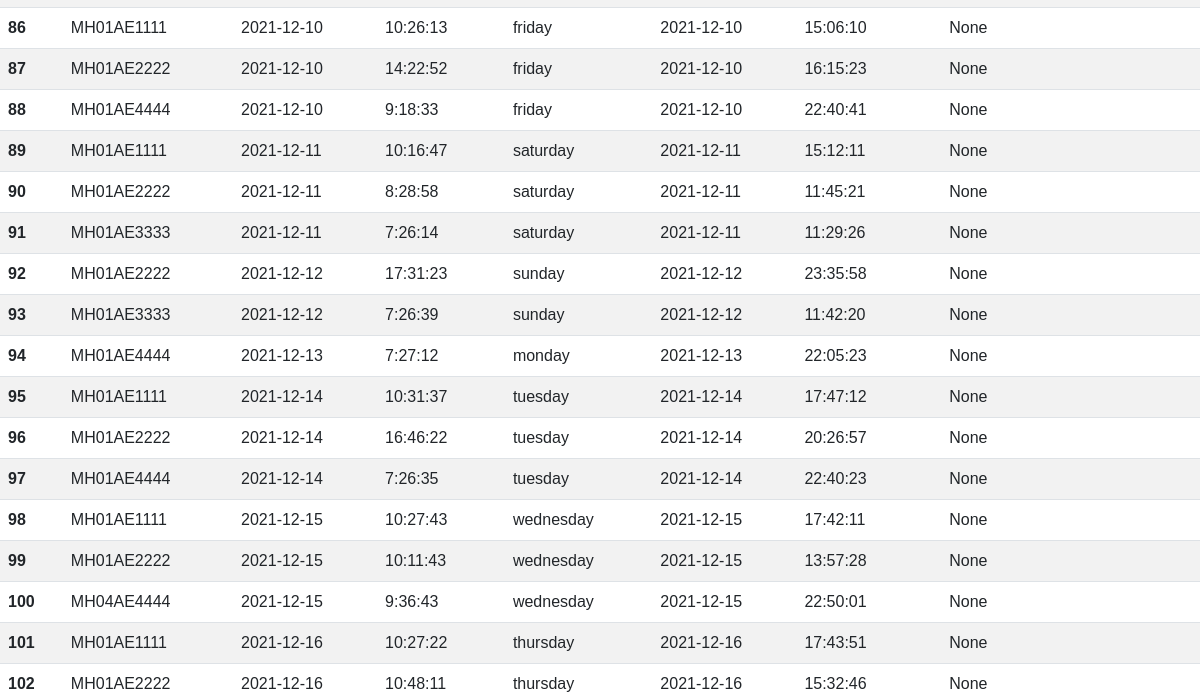
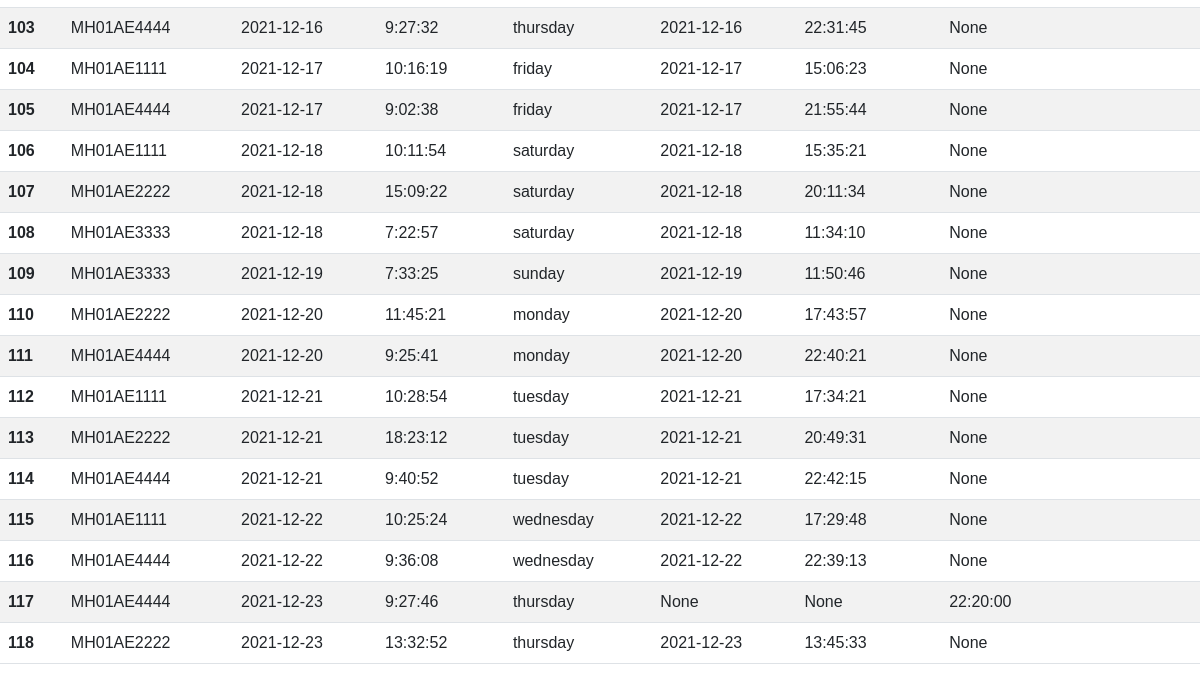
/logs (lower part), run on an earlier commit of the app's database (2 pictures, top to bottom).
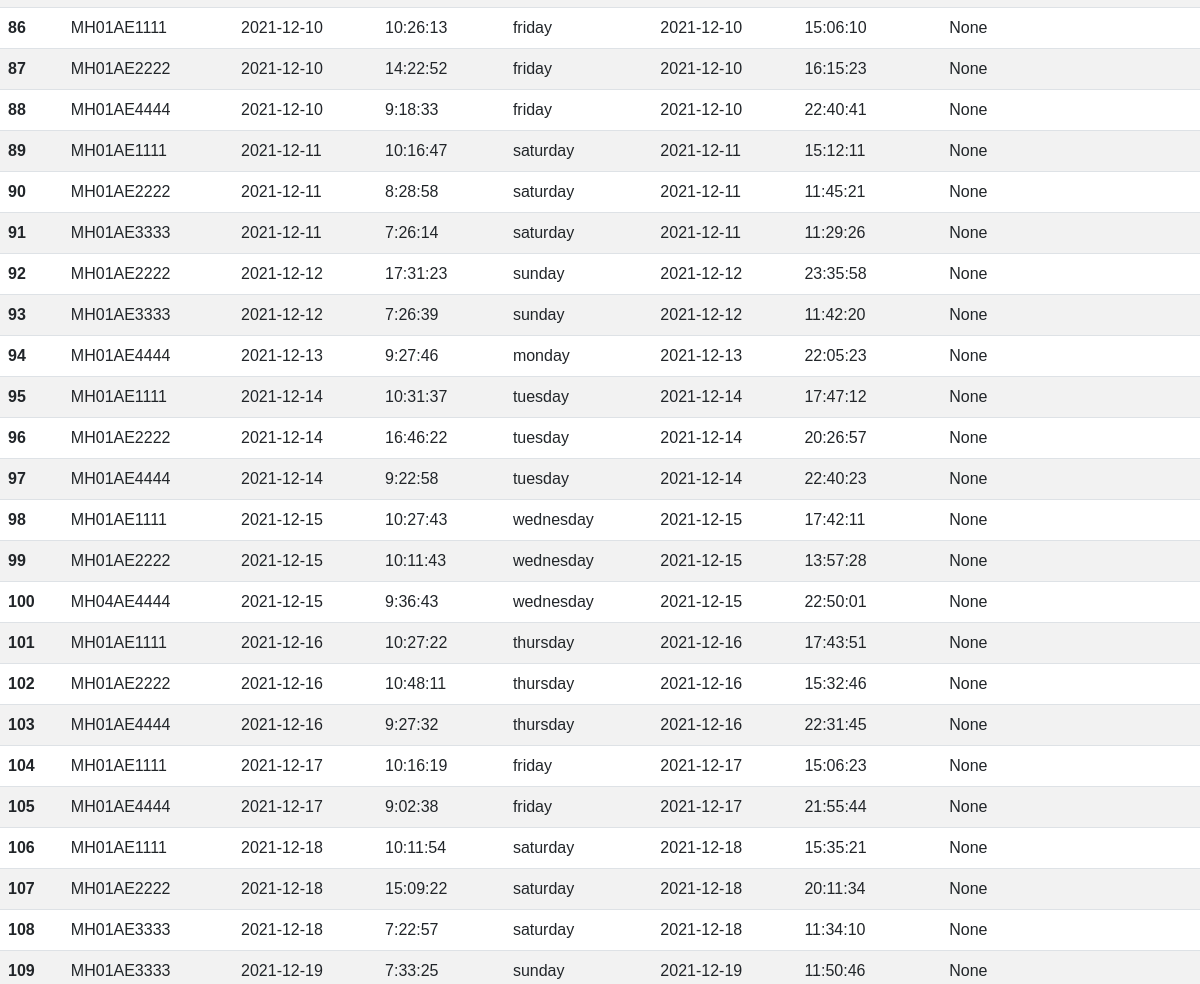
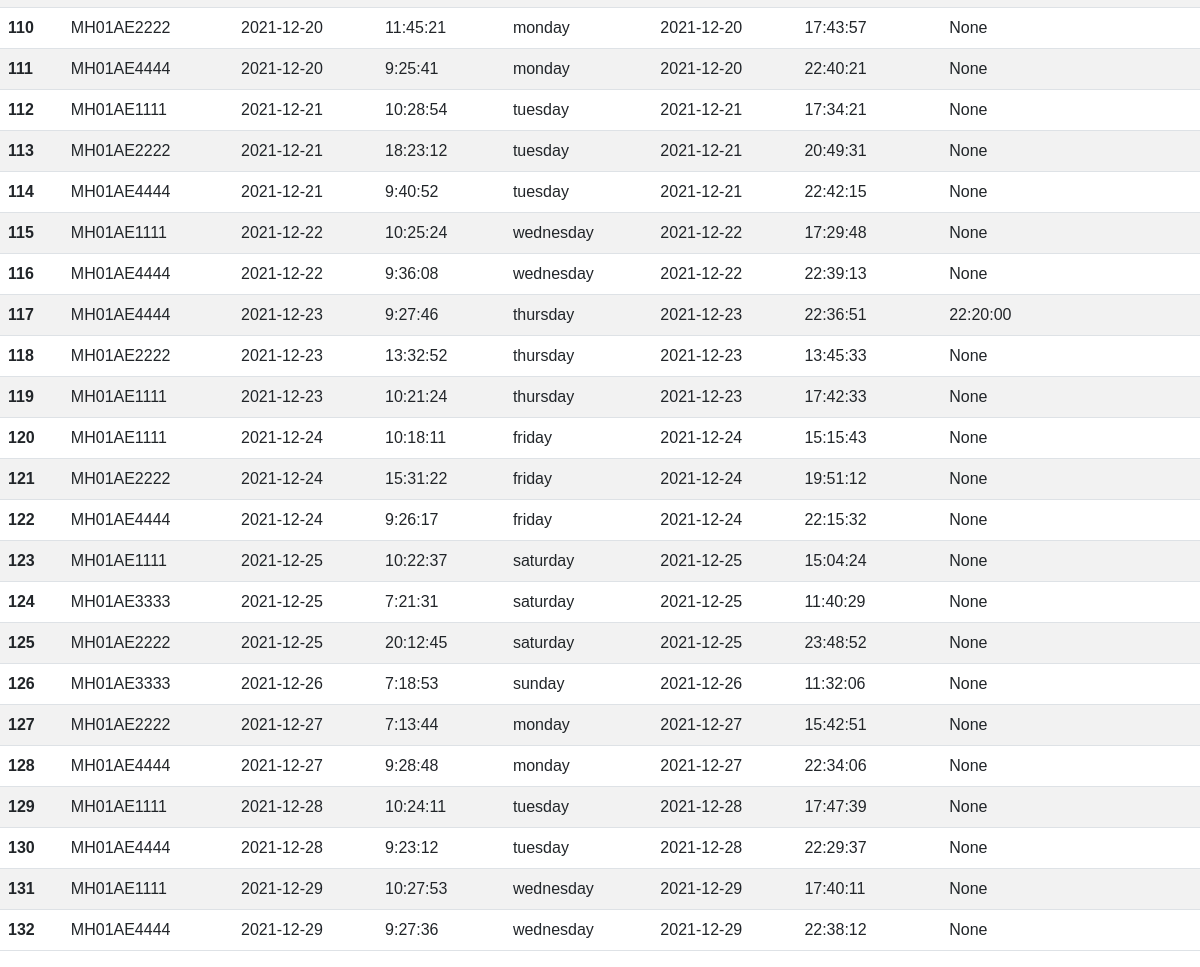
And on a later commit of the database (2 pictures, top to bottom).
### app.py (models this page shows, shortened)
class VehicleLog(db.Model):
	id = db.Column(db.Integer, primary_key = True)
	vehicle_no = db.Column(db.String(20))
	exit_date = db.Column(db.Date)
	exit_time = db.Column(db.String(20))
	exit_day = db.Column(db.String(20))
	entry_date = db.Column(db.Date)
	entry_time = db.Column(db.String(20))
	predicted_entry_time = db.Column(db.String(20))

### app.py (the view)
@app.route('/logs')
def logs():
	society_name = request.args.get('society')
	app.config['SQLALCHEMY_DATABASE_URI'] = f'sqlite:///{society_name}.db'
	vno = request.args.get('vno')
	if vno == None:
		logs = VehicleLog.query.all()
	else:
		logs = VehicleLog.query.filter_by(vehicle_no = vno)
	return render_template('log.html', logs=logs)

### templates/log.html (shortened to what this page needs)
{% extends "layout.html" %}
{% block content %}
<div>
	<table class="table table-striped">
  <tbody>
  	{% for log in logs %}
    <tr>
      <td><b>{{log.id}}</b></td>
      <td>{{log.vehicle_no}}</td>
      <td>{{log.exit_date}}</td>
      <td>{{log.exit_time}}</td>
      <td>{{log.exit_day}}</td>
      <td>{{log.entry_date}}</td>
      <td>{{log.entry_time}}</td>
      <td>{{log.predicted_entry_time}}</td>
    </tr>
    {% endfor %}
  </tbody>
</table>
</div>
{% endblock %}

What changed in the data, as far as the page shows it:
changed VehicleLog id 94: exit_time "7:27:12" → "9:27:46"
changed VehicleLog id 97: exit_time "7:26:35" → "9:22:58"
changed VehicleLog id 117: entry_date "None" → "2021-12-23"; entry_time "None" → "22:36:51"
added VehicleLog: id "119", vehicle_no "MH01AE1111", exit_date "2021-12-23", exit_time "10:21:24", exit_day "thursday", entry_date "2021-12-23", entry_time "17:42:33", predicted_entry_time "None"
added VehicleLog: id "120", vehicle_no "MH01AE1111", exit_date "2021-12-24", exit_time "10:18:11", exit_day "friday", entry_date "2021-12-24", entry_time "15:15:43", predicted_entry_time "None"
added VehicleLog: id "121", vehicle_no "MH01AE2222", exit_date "2021-12-24", exit_time "15:31:22", exit_day "friday", entry_date "2021-12-24", entry_time "19:51:12", predicted_entry_time "None"
added VehicleLog: id "122", vehicle_no "MH01AE4444", exit_date "2021-12-24", exit_time "9:26:17", exit_day "friday", entry_date "2021-12-24", entry_time "22:15:32", predicted_entry_time "None"
added VehicleLog: id "123", vehicle_no "MH01AE1111", exit_date "2021-12-25", exit_time "10:22:37", exit_day "saturday", entry_date "2021-12-25", entry_time "15:04:24", predicted_entry_time "None"
added VehicleLog: id "124", vehicle_no "MH01AE3333", exit_date "2021-12-25", exit_time "7:21:31", exit_day "saturday", entry_date "2021-12-25", entry_time "11:40:29", predicted_entry_time "None"
added VehicleLog: id "125", vehicle_no "MH01AE2222", exit_date "2021-12-25", exit_time "20:12:45", exit_day "saturday", entry_date "2021-12-25", entry_time "23:48:52", predicted_entry_time "None"
added VehicleLog: id "126", vehicle_no "MH01AE3333", exit_date "2021-12-26", exit_time "7:18:53", exit_day "sunday", entry_date "2021-12-26", entry_time "11:32:06", predicted_entry_time "None"
added VehicleLog: id "127", vehicle_no "MH01AE2222", exit_date "2021-12-27", exit_time "7:13:44", exit_day "monday", entry_date "2021-12-27", entry_time "15:42:51", predicted_entry_time "None"
added VehicleLog: id "128", vehicle_no "MH01AE4444", exit_date "2021-12-27", exit_time "9:28:48", exit_day "monday", entry_date "2021-12-27", entry_time "22:34:06", predicted_entry_time "None"
added VehicleLog: id "129", vehicle_no "MH01AE1111", exit_date "2021-12-28", exit_time "10:24:11", exit_day "tuesday", entry_date "2021-12-28", entry_time "17:47:39", predicted_entry_time "None"
added VehicleLog: id "130", vehicle_no "MH01AE4444", exit_date "2021-12-28", exit_time "9:23:12", exit_day "tuesday", entry_date "2021-12-28", entry_time "22:29:37", predicted_entry_time "None"
added VehicleLog: id "131", vehicle_no "MH01AE1111", exit_date "2021-12-29", exit_time "10:27:53", exit_day "wednesday", entry_date "2021-12-29", entry_time "17:40:11", predicted_entry_time "None"
added VehicleLog: id "132", vehicle_no "MH01AE4444", exit_date "2021-12-29", exit_time "9:27:36", exit_day "wednesday", entry_date "2021-12-29", entry_time "22:38:12", predicted_entry_time "None"
